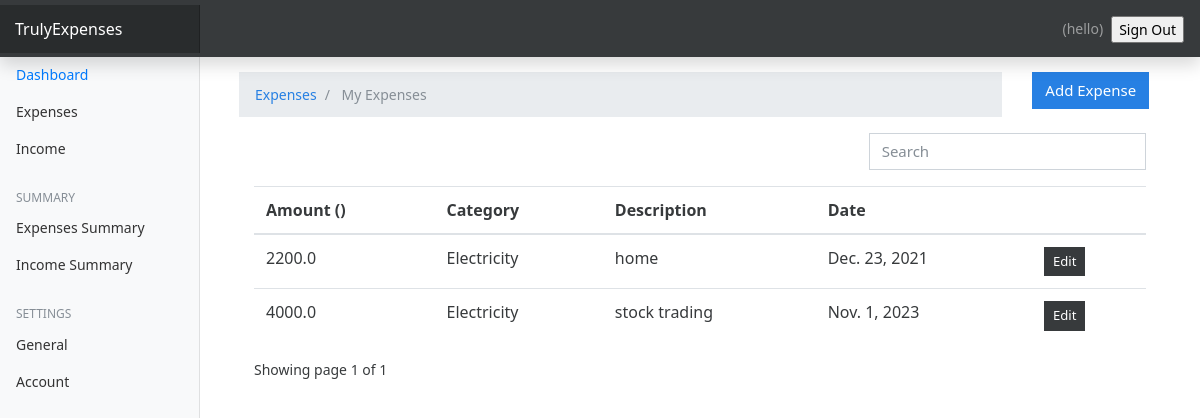
The page / (signed in) on the database its author committed.
### expenses/models.py (models this page shows, shortened)
class Expense(models.Model):
    amount = models.FloatField()
    date = models.DateField(default=now)
    description = models.TextField()
    owner = models.ForeignKey(to=User, on_delete=models.CASCADE)
    category = models.CharField(max_length=266)
    class Meta:
        ordering: ['-date']

### expenses/views.py (the view)
# urls.py: path('', views.index, name="expenses"),
@login_required(login_url='/authentication/login')
def index(request):
    categories = Category.objects.all()
    expenses = Expense.objects.filter(owner=request.user)
    paginator = Paginator(expenses, 5)
    page_number = request.GET.get('page')
    page_obj = Paginator.get_page(paginator, page_number)
    currency = UserPreference.objects.get(user=request.user).currency
    context = {
        'expenses': expenses,
        'page_obj': page_obj,
        'currency': currency
    }
    return render(request, 'expenses/index.html', context)

### templates/expenses/index.html (shortened to what this page needs)
{% extends 'base.html' %}
{% load static %}
{% block content %}
<div class="container mt-4">
  <div class="row">
    <div class="col-md-10">
      <nav aria-label="breadcrumb">
        <ol class="breadcrumb">
          <li class="breadcrumb-item">
            <a href="">Expenses</a>
          </li>
          <li class="breadcrumb-item active" aria-current="page">
            My Expenses
          </li>
        </ol>
      </nav>
    </div>
    <div class="col-md-2">
      <a href="{% url 'add-expenses'%}" class="btn btn-primary">Add Expense</a>
    </div>
  </div>
  <div class="container">
    {% include 'partials/_messages.html' %} {% if expenses.count %}
    <div class="row">
      <div class="col-md-8"></div>
      <div class="col-md-4">
        <div class="form-group">
          <input type="text" class="form-control" id="searchField" placeholder="Search">
        </div>
      </div>
    </div>
<div class="app-table">
  <table class="table table-stripped table-hover">
    <thead>
      <tr>
        <th>Amount ({{currency}})</th>
        <th>Category</th>
        <th>Description</th>
        <th>Date</th>
        <th></th>
      </tr>
    </thead>
    <tbody>
      {% for expense in page_obj%}
      <tr>
        <td>{{expense.amount}}</td>
        <td>{{expense.category}}</td>
        <td>{{expense.description}}</td>
        <td>{{expense.date}}</td>
        <td>
          <a
            href="{% url 'expense-edit' expense.id  %}"
            class="btn btn-secondary btn-sm"
            >Edit</a
          >
        </td>
      </tr>
      {% endfor %}
    </tbody>
  </table>
</div>
    <div class="pagination-container">
    <div class="">
      Showing page {{page_obj.number}} of {{ page_obj.paginator.num_pages }}
    </div>
    {% endif %}
  </div>
</div>
</div>
{% endblock content %}

### templates/base.html (shortened to what this page needs)
{% load static %}
<html lang="en">
  <head>
    <link href="{% static 'css/bootstrap.min.css'%}" rel="stylesheet" />
    <link href="{% static 'css/main.css'%}" rel="stylesheet" />
    <link href="{% static 'css/dashboard.css' %}" rel="stylesheet" />
  </head>
  <body>
    <nav class="navbar navbar-dark fixed-top bg-dark flex-md-nowrap p-0 shadow">
      <a class="navbar-brand col-sm-3 col-md-2 mr-0" href="#">TrulyExpenses</a>
      <ul
        class="navbar-nav px-3"
        style="display: flex; flex-direction: row; align-items: center;"
      >
        <li class="nav-item text-nowrap">
          <span class="nav-link" href="">
            ({{request.user.username}})
          </span>
        </li>
        <li class="nav-item text-nowrap mt-3 ml-2">
          <form action="{% url  'logout' %}" method="POST">
            <input
              class="text text-capitalize"
              type="submit"
              value="Sign out"
            />
          </form>
        </li>
      </ul>
    </nav>
    <div class="container-fluid">
      <div class="row">
        {% include 'partials/_sidebar.html' %}
        <main role="main" class="col-md-9 ml-sm-auto col-lg-10 px-4">
          {% block content %} {% endblock %}
        </main>
      </div>
    </div>
  </body>
</html>

### templates/partials/_sidebar.html (shortened to what this page needs)
{% load static %}
<nav class="col-md-2 d-none d-md-block bg-light sidebar">
  <div class="sidebar-sticky">
    <ul class="nav flex-column">
      <li class="nav-item">
        <a class="nav-link active" href="#">
          Dashboard <span class="sr-only">(current)</span>
        </a>
      </li>
      <li class="nav-item">
        <a class="nav-link" href="{% url 'expenses' %}">
          Expenses
        </a>
      </li>
      <li class="nav-item">
        <a class="nav-link" href="{% url 'income' %}">
          Income
        </a>
      </li>
    </ul>
    <h6
      class="sidebar-heading d-flex justify-content-between align-items-center px-3 mt-4 mb-1 text-muted"
    >
      <span>Summary</span>
    </h6>
    <ul class="nav flex-column mb-2">
      <li class="nav-item">
        <a class="nav-link" href="{% url 'stats'%}">
          Expenses Summary
        </a>
      </li>
      <li class="nav-item">
        <a class="nav-link" href="#">
          Income Summary
        </a>
      </li>
    </ul>
    <h6
      class="sidebar-heading d-flex justify-content-between align-items-center px-3 mt-4 mb-1 text-muted"
    >
      <span>Settings</span>
    </h6>
    <ul class="nav flex-column mb-2">
      <li class="nav-item">
        <a class="nav-link" href="{% url 'preferences' %}">
          General
        </a>
      </li>
      <li class="nav-item">
        <a class="nav-link" href="#">
          Account
        </a>
      </li>
    </ul>
  </div>
</nav>

### expenseswebsite/static/css/dashboard.css (style rules this page uses)
body { font-size: 0.875rem; }
.sidebar { position: fixed; top: 0; bottom: 0; left: 0; z-index: 100; padding: 48px 0 0; box-shadow: inset -1px 0 0 rgba(0, 0, 0, 0.1); }
.sidebar-sticky { position: relative; top: 0; height: calc(100vh - 48px); padding-top: 0.5rem; overflow-x: hidden; overflow-y: auto; }
.sidebar .nav-link { font-weight: 500; color: #333; }
.sidebar .nav-link.active { color: #007bff; }
.sidebar-heading { font-size: 0.75rem; text-transform: uppercase; }
[role="main"] { padding-top: 133px; }
@media (min-width: 768px) { [role="main"] { padding-top: 48px; } }
.navbar-brand { padding-top: 0.75rem; padding-bottom: 0.75rem; font-size: 1rem; background-color: rgba(0, 0, 0, 0.25); box-shadow: inset -1px 0 0 rgba(0, 0, 0, 0.25); }

### rows shown on the page
Expense: amount "2200.0", category "Electricity", description "home", date "Dec. 23, 2021"
Expense: amount "4000.0", category "Electricity", description "stock trading", date "Nov. 1, 2023"

### other values the page prints
{{ request.user.username }} "hello"
{{ page_obj.number }} "1"
{{ page_obj.paginator.num_pages }} "1"
